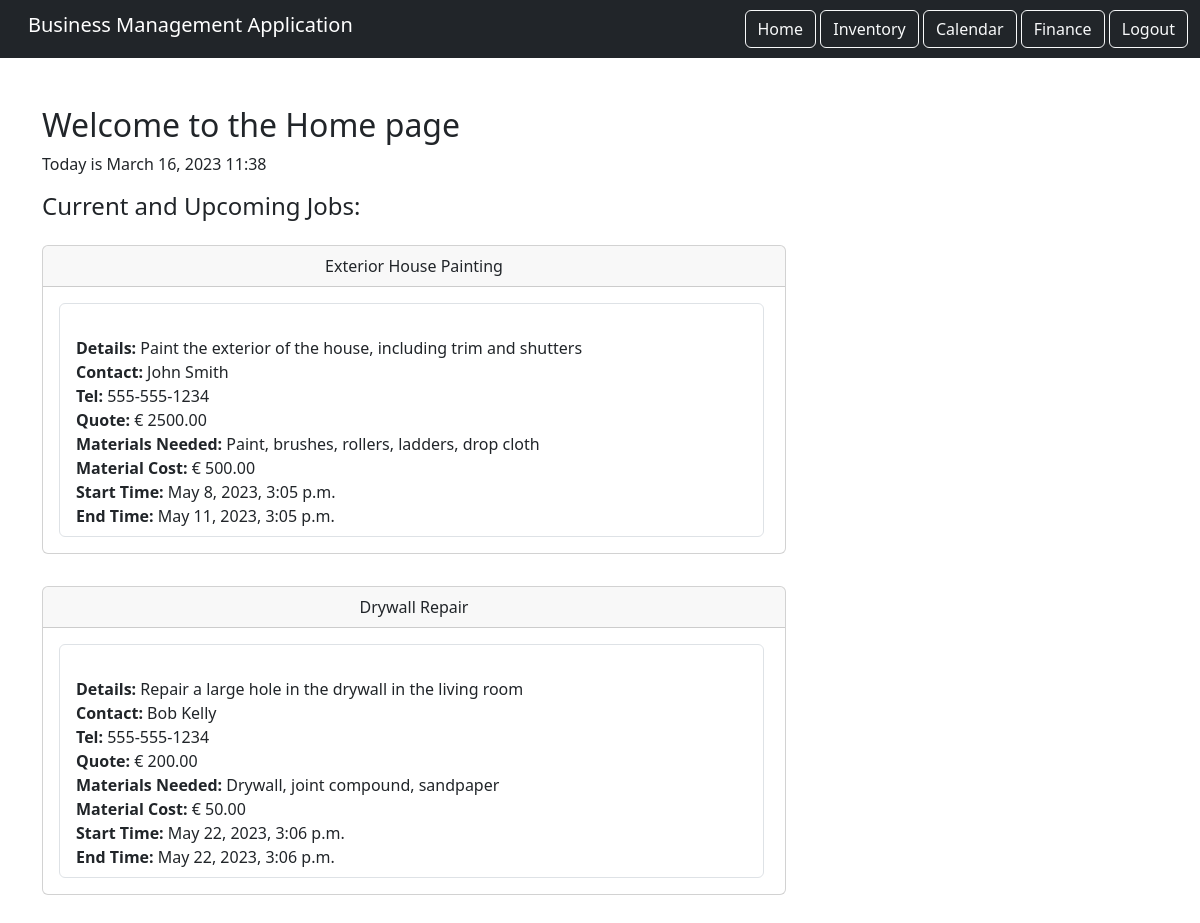
The app's page / (signed in), older data.
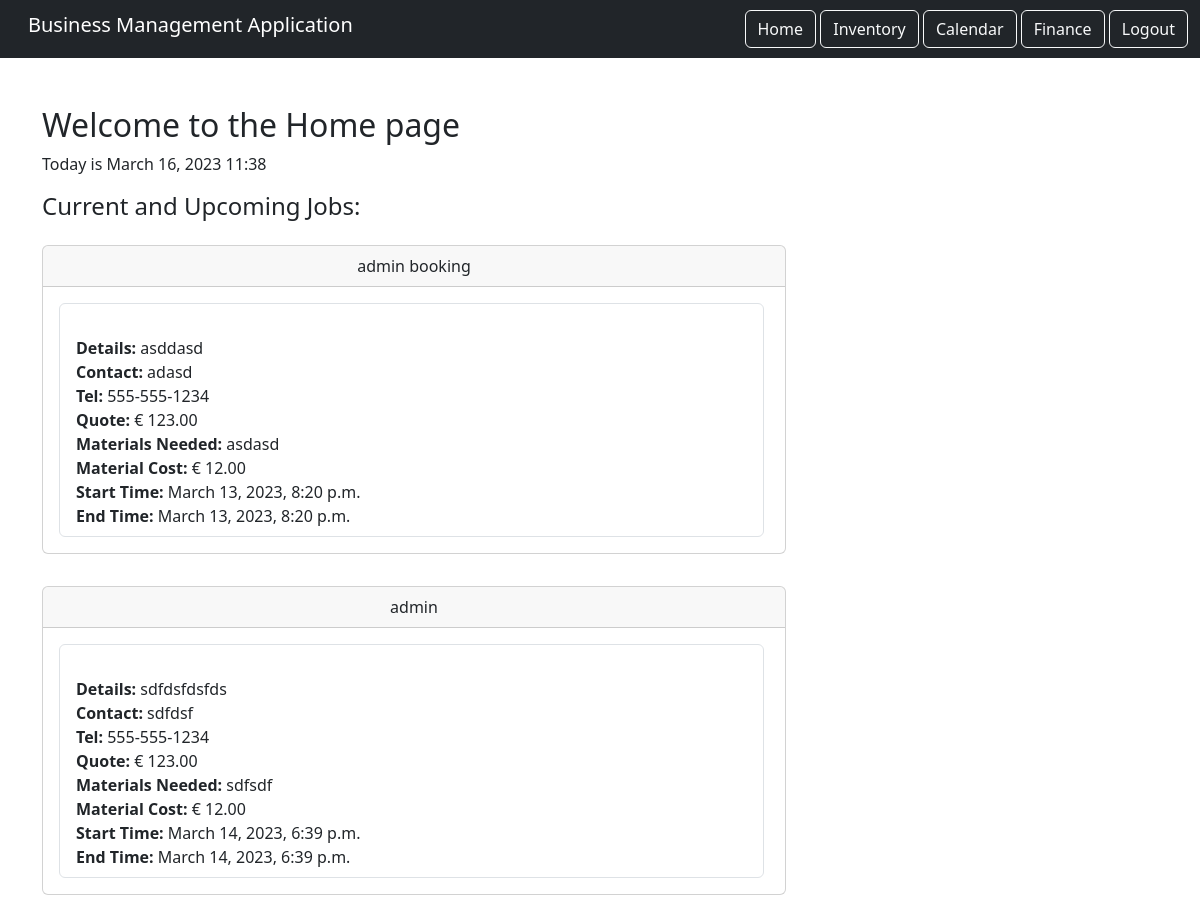
The same page, newer data.
### calendar_component/models.py (models this page shows, shortened)
class Booking(models.Model):
    title = models.CharField(max_length=200)
    details = models.TextField()
    contact = models.CharField(max_length=200)
    phone_number = models.CharField(max_length=15)
    quote = models.DecimalField(max_digits=10, decimal_places=2)
    materials_needed = models.TextField()
    materials_cost = models.DecimalField(max_digits=10, decimal_places=2)
    start_time = models.DateTimeField()
    end_time = models.DateTimeField()
    completed = models.BooleanField(default=False)

### home/views.py (the view)
# urls.py: path('', views.HomePage.as_view(), name="home"),
class HomePage(LoginRequiredMixin, TemplateView):
    template_name = 'home.html'
    login_url = '/login'
    def get_context_data(self, **kwargs):
        context = super().get_context_data(**kwargs)
        context['now'] = timezone.now()
        context['events'] = Booking.objects.filter(completed=False)[:2]
        return context

### home/templates/home.html (shortened to what this page needs)
{% extends 'base.html' %}
{% load static %}
{% block content %}
    <div class="row">
        <div class="col">
            <div class="home-holder">
                <h1 class="fs-2">Welcome to the Home page</h1>
            </div>
        </div>
    </div>
    <p>Today is {{ now|date:'F d, Y H:i' }}</p>
    <div class="flex-start">
        <h4>Current and Upcoming Jobs:</h4>
    </div>
    <div>
        {% for event in events %}
            <div class="col-md-8 py-3">
                <div class="card">
                    <div class="card-header text-center">
                        {{ event.title }}
                    </div>
                    <div class="card-body">
                        <ul class="list-group">
                            <li class="list-group-item">
                                <br> <span class="text-left"><strong> Details: </strong> {{ event.details }}</span>
                                <br> <span class="text-left"><strong> Contact: </strong> {{ event.contact }}</span>
                                <br> <span class="text-left"><strong> Tel: </strong> {{ event.phone_number }}</span>
                                <br> <span class="text-left"><strong> Quote: </strong> &euro; {{ event.quote }}</span>
                                <br> <span class="text-left"><strong> Materials Needed: </strong> {{ event.materials_needed }}</span>
                                <br> <span class="text-left"><strong> Material Cost: </strong> &euro; {{ event.materials_cost }} </span>
                                <br> <span class="text-left"><strong> Start Time: </strong> {{ event.start_time }}</span>
                                <br> <span class="text-left"><strong> End Time: </strong> {{ event.end_time }}</span>
                        </ul>
                    </div>
                </div>
            </div>
        {% endfor %}
    </div>
{% endblock content %}

Row changes from the older to the newer data that the page shows:
removed Booking: title "Exterior House Painting", details "Paint the exterior of the house, including trim and shutters", contact "John Smith", phone_number "555-555-1234", quote "2500.00", materials_needed "Paint, brushes, rollers, ladders, drop cloth", materials_cost "500.00", start_time "May 8, 2023, 3:05 p.m.", end_time "May 11, 2023, 3:05 p.m."
removed Booking: title "Drywall Repair", details "Repair a large hole in the drywall in the living room", contact "Bob Kelly", phone_number "555-555-1234", quote "200.00", materials_needed "Drywall, joint compound, sandpaper", materials_cost "50.00", start_time "May 22, 2023, 3:06 p.m.", end_time "May 22, 2023, 3:06 p.m."
added Booking: title "admin booking", details "asddasd", contact "adasd", phone_number "555-555-1234", quote "123.00", materials_needed "asdasd", materials_cost "12.00", start_time "March 13, 2023, 8:20 p.m.", end_time "March 13, 2023, 8:20 p.m."
added Booking: title "admin", details "sdfdsfdsfds", contact "sdfdsf", phone_number "555-555-1234", quote "123.00", materials_needed "sdfsdf", materials_cost "12.00", start_time "March 14, 2023, 6:39 p.m.", end_time "March 14, 2023, 6:39 p.m."
